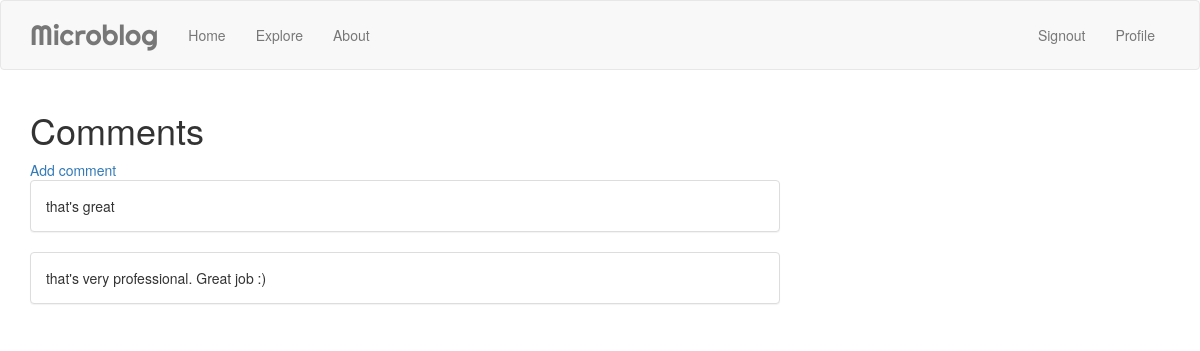
/comments/4 (signed in), run on the app's committed database.
### app/models.py (models this page shows, shortened)
class Comment(db.Model):
    id = db.Column(db.Integer, primary_key=True)
    body = db.Column(db.String(200))
    pitch_id = db.Column(db.Integer, db.ForeignKey('pitch.id'))

### app/main/routes.py (the view)
@bp.route('/comments/<pitch>')
def comments(pitch):
    comments = Comment.query.filter_by(pitch=Pitch.query.get(pitch)).all()
    return render_template('comments.html', pitch=Pitch.query.get(pitch), comments=comments)

### app/models.py (called while the page is built)
@login.user_loader
def load_user(id):
    return User.query.get(int(id))

### app/templates/comments.html
{% extends "base.html" %}
{% block content%}
    <div class="container">
        <h1>Comments</h1>
        <div class="row">
            <div class="col-md-8">
                <a href="{{ url_for('main.add_comment', pitch=pitch.id) }}">Add comment</a>
                {% if comments %}
                    {% for comment in comments %}
                        <div class="panel panel-default">
                            <div class="panel-body">
                            {{ comment.body }}
                            </div>
                        </div>
                    {% endfor %}
                {% else %}
                    <h4>There are no comments for this pitch.</h4>
                {% endif %}
            </div>
        </div>
    </div>
{% endblock %}

### data on the page
Comment: body "that's great"
Comment: body "that's very professional. Great job :)"

### other printed values
{{ ('Home') }} "Home"
{{ ('Explore') }} "Explore"
{{ ('About') }} "About"
{{ ('Signout') }} "Signout"
{{ ('Profile') }} "Profile"
